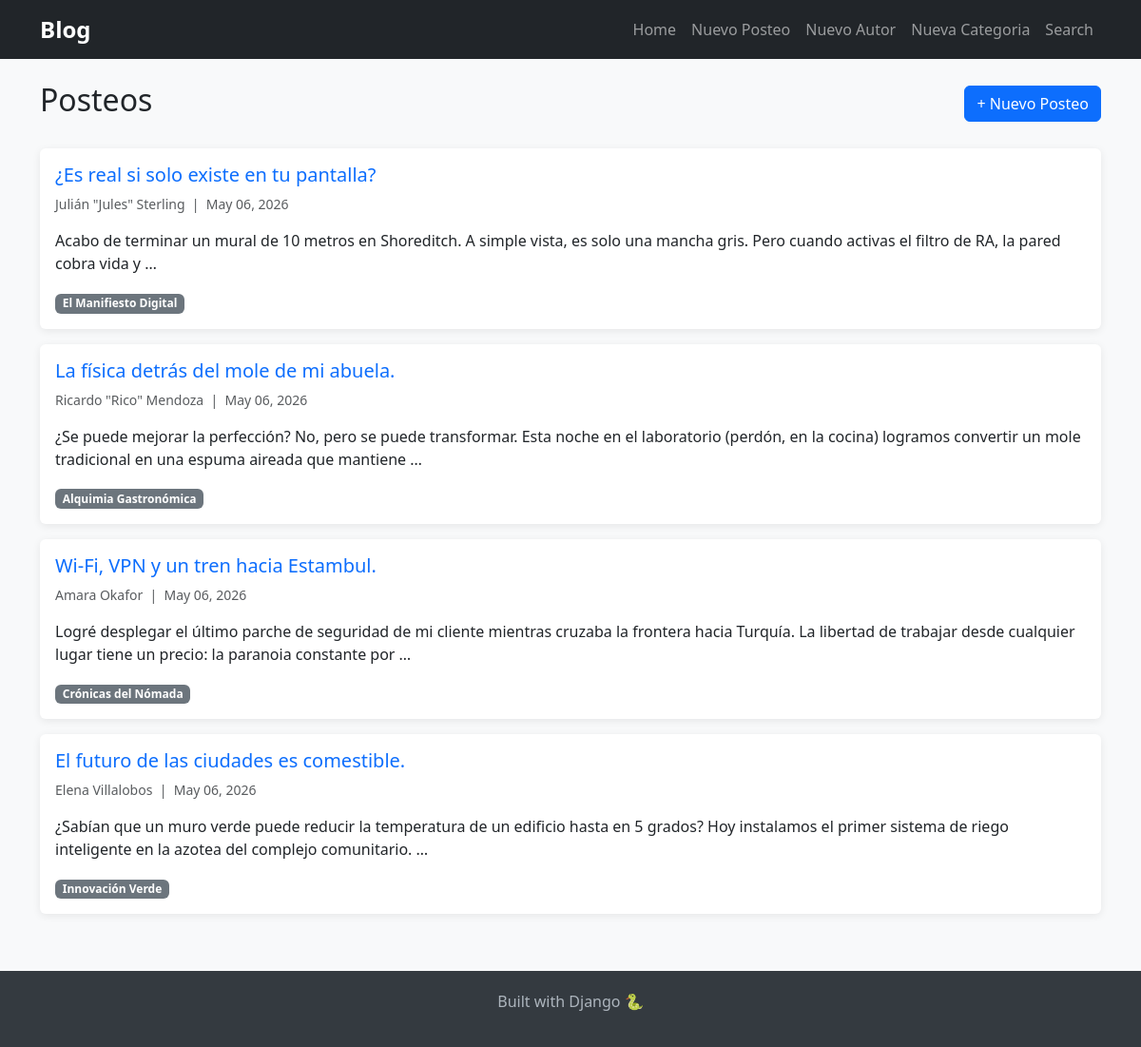
The page / on the database its author committed.
### blog/models.py (models this page shows, shortened)
class Post(models.Model):
    title = models.CharField(max_length=300)
    content = models.TextField()
    author = models.ForeignKey(
        Author,
        on_delete=models.CASCADE,
        related_name='posts'
    )
    categories = models.ManyToManyField(
        Category,
        blank=True,
        related_name='posts'
    )
    created_at = models.DateTimeField(auto_now_add=True)
    updated_at = models.DateTimeField(auto_now=True)
    class Meta:
        ordering = ['-created_at']

class Author(models.Model):
    name = models.CharField(max_length=200)
    email = models.EmailField(unique=True)
    bio = models.TextField(blank=True)
    created_at = models.DateTimeField(auto_now_add=True)

class Category(models.Model):
    name = models.CharField(max_length=100)
    description = models.TextField(blank=True)
    class Meta:
        verbose_name_plural = "Categories"

### blog/views.py (the view)
# urls.py: path('', views.home, name='home'),
def home(request):
    posts = Post.objects.all()
    context = {
        'posts': posts,
        'title': 'Home'
    }
    return render(request, 'blog/home.html', context)

### blog/templates/blog/home.html (shortened to what this page needs)
{% extends "blog/base.html" %}
{% block content %}
<div class="d-flex justify-content-between align-items-center mb-4">
    <h2>Posteos</h2>
    <a href="{% url 'create_post' %}" class="btn btn-primary">+ Nuevo Posteo</a>
</div>
{% if posts %}
    {% for post in posts %}
    <div class="card mb-3">
        <div class="card-body">
            <h5 class="card-title">
                <a href="{% url 'post_detail' post.pk %}" class="text-decoration-none">
                    {{ post.title }}
                </a>
            </h5>
            <p class="text-muted small">
                {{ post.author.name }} &nbsp;|&nbsp;
                {{ post.created_at|date:"M d, Y" }}
            </p>
            <p class="card-text">{{ post.content|truncatewords:30 }}</p>
            {% for category in post.categories.all %}
                <span class="badge bg-secondary">{{ category.name }}</span>
            {% endfor %}
        </div>
    </div>
    {% endfor %}
{% else %}
    <div class="alert alert-info">
        No hay posteos aún. <a href="{% url 'create_post' %}">Crea el primero!</a>
    </div>
{% endif %}
{% endblock %}

### blog/templates/blog/base.html (shortened to what this page needs)
<!DOCTYPE html>
<html lang="en">
    {% load static %}
<head>
    <link href="https://cdn.jsdelivr.net/npm/bootstrap@5.3.0/dist/css/bootstrap.min.css" rel="stylesheet">
</head>
<body>
    <nav class="navbar navbar-expand-lg navbar-dark bg-dark">
        <div class="container">
            <a class="navbar-brand" href="{% url 'home' %}">Blog</a>
            <div class="navbar-nav ms-auto">
                <a class="nav-link" href="{% url 'home' %}">Home</a>
                <a class="nav-link" href="{% url 'create_post' %}">Nuevo Posteo</a>
                <a class="nav-link" href="{% url 'create_author' %}">Nuevo Autor</a>
                <a class="nav-link" href="{% url 'create_category' %}">Nueva Categoria</a>
                <a class="nav-link" href="{% url 'search_posts' %}"> Search</a>
            </div>
        </div>
    </nav>
    <div class="container mt-4">
        {% block content %}
        {% endblock %}
    </div>
    <footer>
        <div class="container text-center">
            <p>Built with Django 🐍</p>
        </div>
    </footer>
</body>
</html>

### blog/templates/blog/base.html (style rules this page uses)
body { background-color: #f8f9fa; }
.navbar-brand { font-weight: bold; font-size: 1.5rem; }
.card { border: none; box-shadow: 0 2px 8px rgba(0,0,0,0.08); }
footer { margin-top: 60px; padding: 20px 0; background: #343a40; color: #adb5bd; }

### rows shown on the page
Post: title "¿Es real si solo existe en tu pantalla?", author.name "Julián \"Jules\" Sterling", created_at "May 06, 2026", content "Acabo de terminar un mural de 10 metros en Shoreditch. A simple vista, es solo una mancha gris. Pero cuando activas el filtro de RA, la pared cobra vida y …"
Category: name "El Manifiesto Digital"
Post: title "La física detrás del mole de mi abuela.", author.name "Ricardo \"Rico\" Mendoza", created_at "May 06, 2026", content "¿Se puede mejorar la perfección? No, pero se puede transformar. Esta noche en el laboratorio (perdón, en la cocina) logramos convertir un mole tradicional en una espuma aireada que mantiene …"
Category: name "Alquimia Gastronómica"
Post: title "Wi-Fi, VPN y un tren hacia Estambul.", author.name "Amara Okafor", created_at "May 06, 2026", content "Logré desplegar el último parche de seguridad de mi cliente mientras cruzaba la frontera hacia Turquía. La libertad de trabajar desde cualquier lugar tiene un precio: la paranoia constante por …"
Category: name "Crónicas del Nómada"
Post: title "El futuro de las ciudades es comestible.", author.name "Elena Villalobos", created_at "May 06, 2026", content "¿Sabían que un muro verde puede reducir la temperatura de un edificio hasta en 5 grados? Hoy instalamos el primer sistema de riego inteligente en la azotea del complejo comunitario. …"
Category: name "Innovación Verde"
